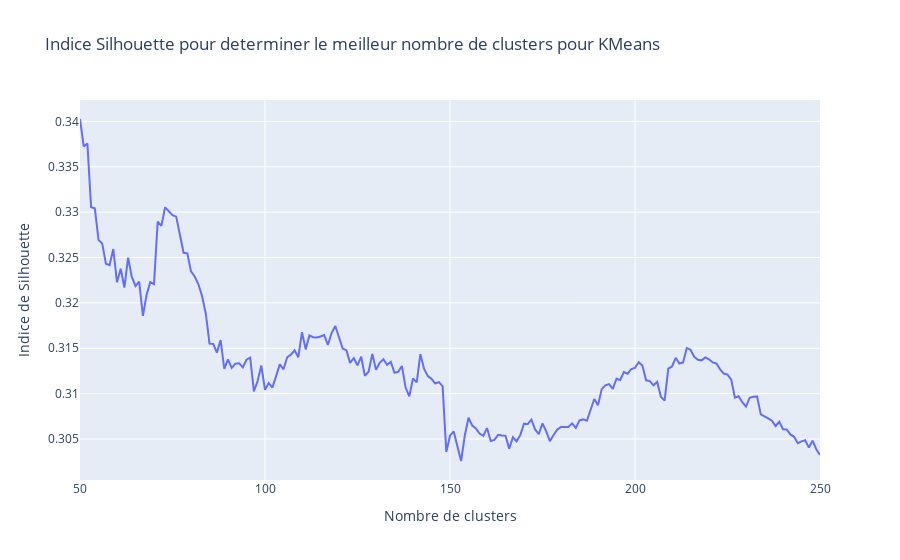

The cell this chart's notebook holds for it:
### Code cell
from velibdslib import draw_kmeans_silhouette

draw_kmeans_silhouette(stations)

### Figure 1 — Plotly figure (JSON) as saved in the notebook; plotly's stock layout.template omitted (floating-point values rounded to 4 significant figures; data arrays with more than 128 entries replaced by an {"elided": "..."} marker saying what was removed)
{"data": [{"hovertemplate": "Nombre de clusters=%{x}<br>Indice de Silhouette=%{y}<extra></extra>", "legendgroup": "", "line": {"color": "#636efa", "dash": "solid"}, "marker": {"symbol": "circle"}, "mode": "lines", "name": "", "orientation": "v", "showlegend": false, "type": "scatter", "x": {"elided": "201 int values"}, "xaxis": "x", "y": {"elided": "201 float values"}, "yaxis": "y"}], "layout": {"legend": {"tracegroupgap": 0}, "title": {"text": "Indice Silhouette pour determiner le meilleur nombre de clusters pour KMeans"}, "xaxis": {"anchor": "y", "domain": [0, 1], "title": {"text": "Nombre de clusters"}}, "yaxis": {"anchor": "x", "domain": [0, 1], "title": {"text": "Indice de Silhouette"}}}}
